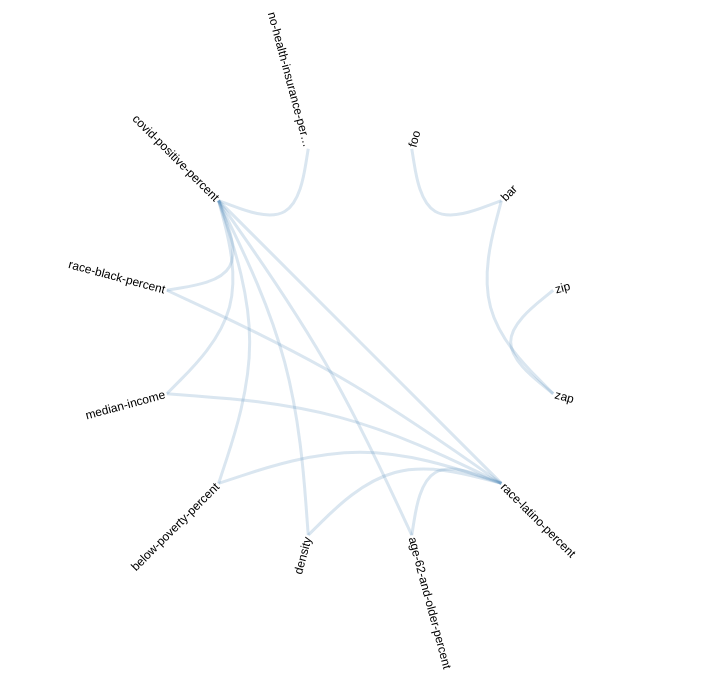

Specify this chart in Vega-Lite:
### Vega specification from a JSON file in a GitHub repository (floating-point values rounded to 4 significant figures)
{"legends": [], "width": 700, "scales": [{"name": "color", "type": "ordinal", "domain": ["depends on", "imported by"], "range": [{"signal": "colorIn"}, {"signal": "colorOut"}]}], "padding": 10, "marks": [{"type": "text", "interactive": true, "from": {"data": "leaves"}, "encode": {"enter": {"text": {"field": "name"}, "baseline": {"value": "middle"}}, "update": {"y": {"field": "y"}, "align": {"signal": "datum.leftside ? 'right' : 'left'"}, "dx": {"signal": "textOffset * (datum.leftside ? -1 : 1)"}, "limit": {"value": 140}, "fill": [{"test": "datum.id === active", "value": "black"}, {"test": "indata('selected', 'source-id', datum.id)", "signal": "colorIn"}, {"test": "indata('selected', 'target-id', datum.id)", "signal": "colorOut"}, {"test": "datum.status == 'infected'", "value": "orange"}, {"test": "datum.status == 'source'", "value": "red"}, {"value": "black"}], "angle": {"signal": "datum.leftside ? datum.angle - 180 : datum.angle"}, "fontWeight": [{"test": "indata('selected', 'source-id', datum.id)", "value": "bold"}, {"test": "indata('selected', 'target-id', datum.id)", "value": "bold"}, {"value": null}], "x": {"field": "x"}, "fontSize": {"signal": "textSize"}}}}, {"type": "group", "from": {"facet": {"name": "path", "data": "dependencies", "field": "treepath"}}, "signals": [{"name": "edgeClicked", "push": "outer", "on": [{"events": "line:click", "update": "parent"}]}], "marks": [{"type": "line", "interactive": true, "from": {"data": "path"}, "encode": {"enter": {"interpolate": {"value": "bundle"}, "strokeWidth": {"value": 3}}, "update": {"stroke": [{"test": "parent['source-id'] === activeSource || parent['target-id'] === activeTarget", "signal": "colorOut"}, {"test": "parent['infected']", "value": "red"}, {"value": "steelblue"}], "strokeOpacity": [{"test": "parent['source-id'] === activeSource || parent['target-id'] === activeTarget", "value": 0.5}, {"value": 0.2}], "tension": {"signal": "tension"}, "x": {"field": "x"}, "y": {"field": "y"}}}}]}], "$schema": "https://vega.github.io/schema/vega/v5.json", "signals": [{"name": "tension", "value": 0.33}, {"name": "radius", "value": 200}, {"name": "extent", "value": 360}, {"name": "rotate", "value": 0}, {"name": "textSize", "value": 12}, {"name": "textOffset", "value": 2}, {"name": "layout", "value": "cluster"}, {"name": "colorIn", "value": "firebrick"}, {"name": "colorOut", "value": "firebrick"}, {"name": "originX", "update": "width / 2"}, {"name": "originY", "update": "height / 2"}, {"name": "active", "value": null, "on": [{"events": "text:mouseover", "update": "datum.id"}, {"events": "mouseover[!event.item]", "update": "null"}]}, {"name": "activeSource", "value": null, "update": "active"}, {"name": "activeTarget", "value": null, "update": "active"}, {"name": "edgeClicked"}, {"name": "edgeThreshold"}, {"name": "confidenceThreshold"}], "height": 500, "data": [{"name": "tree", "values": [{"name": "root", "id": -1, "alpha": 0.5, "beta": 0}, {"name": "foo", "id": 1, "parent": -1, "alpha": 0.04167, "beta": 1, "status": null}, {"name": "bar", "id": 2, "parent": -1, "alpha": 0.125, "beta": 1, "status": null}, {"name": "zip", "id": 3, "parent": -1, "alpha": 0.2083, "beta": 1, "status": null}, {"name": "zap", "id": 4, "parent": -1, "alpha": 0.2917, "beta": 1, "status": null}, {"name": "race-latino-percent", "id": 5, "parent": -1, "alpha": 0.375, "beta": 1, "status": null}, {"name": "age-62-and-older-percent", "id": 6, "parent": -1, "alpha": 0.4583, "beta": 1, "status": null}, {"name": "density", "id": 7, "parent": -1, "alpha": 0.5417, "beta": 1, "status": null}, {"name": "below-poverty-percent", "id": 8, "parent": -1, "alpha": 0.625, "beta": 1, "status": null}, {"name": "median-income", "id": 9, "parent": -1, "alpha": 0.7083, "beta": 1, "status": null}, {"name": "race-black-percent", "id": 10, "parent": -1, "alpha": 0.7917, "beta": 1, "status": null}, {"name": "covid-positive-percent", "id": 11, "parent": -1, "alpha": 0.875, "beta": 1, "status": null}, {"name": "no-health-insurance-percent", "id": 12, "parent": -1, "alpha": 0.9583, "beta": 1, "status": null}], "transform": [{"type": "stratify", "key": "id", "parentKey": "parent"}, {"type": "tree", "method": {"signal": "layout"}, "size": [1, 1], "as": ["alpha-ignore", "beta-ignore", "depth", "children"]}, {"type": "formula", "expr": "(rotate + extent * datum.alpha + 270) % 360", "as": "angle"}, {"type": "formula", "expr": "inrange(datum.angle, [90, 270])", "as": "leftside"}, {"type": "formula", "expr": "originX + radius * datum.beta * cos(PI * datum.angle / 180)", "as": "x"}, {"type": "formula", "expr": "originY + radius * datum.beta * sin(PI * datum.angle / 180)", "as": "y"}]}, {"name": "leaves", "source": "tree", "transform": [{"type": "filter", "expr": "!datum.children"}]}, {"name": "dependencies", "values": [{"source-id": 2, "target-id": 1, "source-name": "bar", "target-name": "foo", "edge-val": null, "edge-present": true, "infected": null}, {"source-id": 4, "target-id": 3, "source-name": "zap", "target-name": "zip", "edge-val": null, "edge-present": true, "infected": null}, {"source-id": 4, "target-id": 2, "source-name": "zap", "target-name": "bar", "edge-val": null, "edge-present": true, "infected": null}, {"source-id": 6, "target-id": 5, "source-name": "age-62-and-older-percent", "target-name": "race-latino-percent", "edge-val": null, "edge-present": true, "infected": null}, {"source-id": 7, "target-id": 5, "source-name": "density", "target-name": "race-latino-percent", "edge-val": null, "edge-present": true, "infected": null}, {"source-id": 8, "target-id": 5, "source-name": "below-poverty-percent", "target-name": "race-latino-percent", "edge-val": null, "edge-present": true, "infected": null}, {"source-id": 9, "target-id": 5, "source-name": "median-income", "target-name": "race-latino-percent", "edge-val": null, "edge-present": true, "infected": null}, {"source-id": 10, "target-id": 5, "source-name": "race-black-percent", "target-name": "race-latino-percent", "edge-val": null, "edge-present": true, "infected": null}, {"source-id": 11, "target-id": 5, "source-name": "covid-positive-percent", "target-name": "race-latino-percent", "edge-val": null, "edge-present": true, "infected": null}, {"source-id": 12, "target-id": 11, "source-name": "no-health-insurance-percent", "target-name": "covid-positive-percent", "edge-val": null, "edge-present": true, "infected": null}, {"source-id": 11, "target-id": 6, "source-name": "covid-positive-percent", "target-name": "age-62-and-older-percent", "edge-val": null, "edge-present": true, "infected": null}, {"source-id": 11, "target-id": 7, "source-name": "covid-positive-percent", "target-name": "density", "edge-val": null, "edge-present": true, "infected": null}, {"source-id": 8, "target-id": 11, "source-name": "below-poverty-percent", "target-name": "covid-positive-percent", "edge-val": null, "edge-present": true, "infected": null}, {"source-id": 11, "target-id": 9, "source-name": "covid-positive-percent", "target-name": "median-income", "edge-val": null, "edge-present": true, "infected": null}, {"source-id": 11, "target-id": 10, "source-name": "covid-positive-percent", "target-name": "race-black-percent", "edge-val": null, "edge-present": true, "infected": null}], "transform": [{"type": "formula", "expr": "treePath('tree', datum['source-id'], datum['target-id'])", "as": "treepath", "initonly": true}]}, {"name": "selected", "source": "dependencies", "transform": [{"type": "filter", "expr": "datum['source-id'] === activeSource || datum['target-id'] === activeTarget"}]}]}
